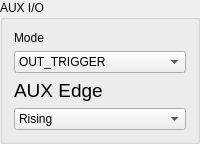
               <widget class="QGroupBox" name="AUXIObox">
                <property name="maximumSize">
                 <size>
                  <width>400</width>
                  <height>400</height>
                 </size>
                </property>
                <property name="title">
                 <string>AUX I/O</string>
                </property>
                <layout class="QVBoxLayout" name="verticalLayout_12">
                 <item>
                  <widget class="QLabel" name="AUXlabel">
                   <property name="text">
                    <string>Mode</string>
                   </property>
                  </widget>
                 </item>
                 <item>
                  <widget class="QComboBox" name="AUXIO">
                   <item>
                    <property name="text">
                     <string>OUT_TRIGGER</string>
                    </property>
                   </item>
                   <item>
                    <property name="text">
                     <string>IN_TRIGGER_ENABLE</string>
                    </property>
                   </item>
                   <item>
                    <property name="text">
                     <string>IN_AUXILIARY</string>
                    </property>
                   </item>
                   <item>
                    <property name="text">
                     <string>OUT_PACER</string>
                    </property>
                   </item>
                   <item>
                    <property name="text">
                     <string>OUT_SERIAL_DATA</string>
                    </property>
                   </item>
                  </widget>
                 </item>
                 <item>
                  <widget class="QLabel" name="AUXEDGElabel">
                   <property name="font">
                    <font>
                     <pointsize>14</pointsize>
                    </font>
                   </property>
                   <property name="text">
                    <string>AUX Edge</string>
                   </property>
                  </widget>
                 </item>
                 <item>
                  <widget class="QComboBox" name="AUXEDGE">
                   <item>
                    <property name="text">
                     <string>Rising</string>
                    </property>
                   </item>
                   <item>
                    <property name="text">
                     <string>Falling</string>
                    </property>
                   </item>
                  </widget>
                 </item>
                </layout>
               </widget>
